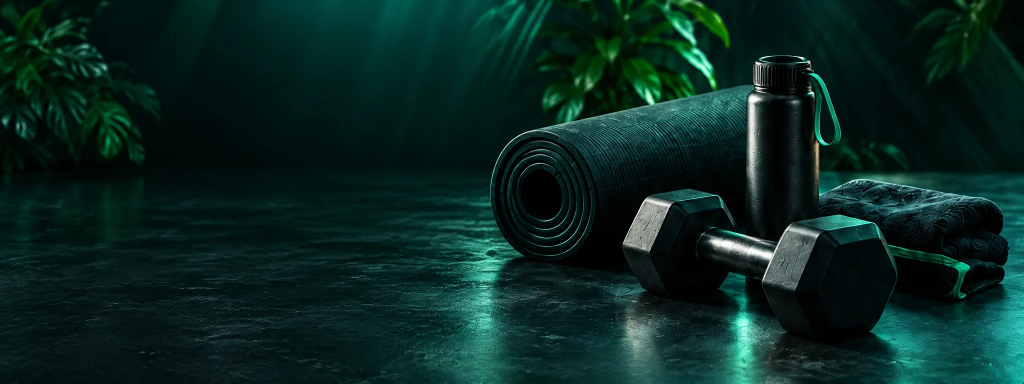
#> input picture assets/dashboard-hero-bg.webp, 2048 x 768 px (shown at 1/2 size)
$ python build_app_icons.py ../assets/dashboard-hero-bg.webp out.png
#> lines starting #> are read from the running program, lines starting #| are printed output that depends on the picture; after the words box and inside, x2 and y2 are one past the last pixel; in counts of white or black regions, pixels touching at a corner belong together
"""Aeltere Pillow-Fassung des Icon-Bauers (erzeugt noch das v2-Set).

Fuer das aktuelle G04Fit-Icon wird build_app_icons.cjs verwendet: gleiche
Aufgabe, aber ohne Pillow und damit ohne Python-Installation lauffaehig.
"""

from __future__ import annotations

import argparse
from pathlib import Path

from PIL import Image, ImageDraw, ImageFilter


def square_crop(image: Image.Image) -> Image.Image:
    width, height = image.size
#> width = 2048; height = 768
    edge = min(width, height)
#> edge = 768
    left = (width - edge) // 2
#> left = 640
    top = (height - edge) // 2
#> top = 0
    return image.crop((left, top, left + edge, top + edge)).convert("RGB")
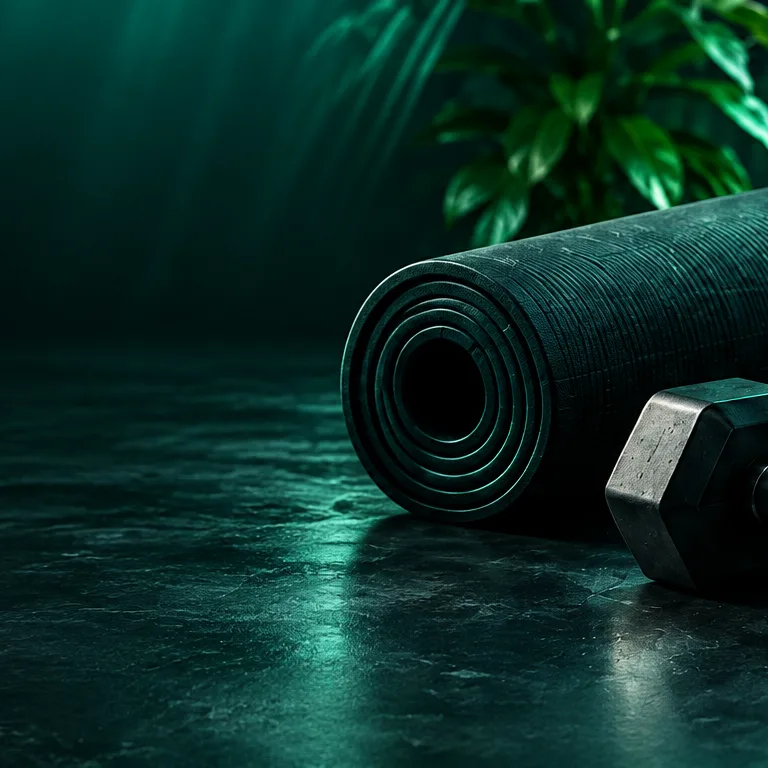
#> returned value: PIL image 768x768 RGB; mean R, G, B 10.9, 46, 39.2


def save_resized(master: Image.Image, path: Path, size: int) -> None:
#> called with size = 1024
    image = master.resize((size, size), Image.Resampling.LANCZOS)
    image.save(path, "PNG", optimize=True)


def main() -> None:
    parser = argparse.ArgumentParser()
    parser.add_argument("source", type=Path)
    parser.add_argument("output", type=Path)
    args = parser.parse_args()

    args.output.mkdir(parents=True, exist_ok=True)
    master = square_crop(Image.open(args.source))

    save_resized(master, args.output / "gofit-icon-master-v2.png", 1024)
    save_resized(master, args.output / "icon-v2-180.png", 180)
#> call 2 of save_resized, with size = 180
#> in save_resized (call 2), `image = master.resize((size, size), Image.Resampling.LANCZOS)`:
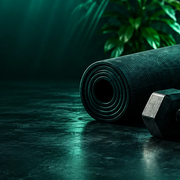
#> image: PIL image 180x180 RGB; mean R, G, B 10.9, 46, 39.2
    save_resized(master, args.output / "icon-v2-192.png", 192)
#> call 3 of save_resized, with size = 192
#> in save_resized (call 3), `image = master.resize((size, size), Image.Resampling.LANCZOS)`:
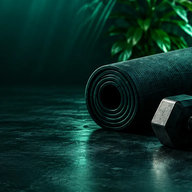
#> image: PIL image 192x192 RGB; mean R, G, B 10.9, 46.1, 39.2
    save_resized(master, args.output / "icon-v2-512.png", 512)

    # Android adaptive icons may crop the outer 20 percent. Keep the complete
    # dumbbell and PF emblem inside the central safe zone.
    foreground = master.resize((400, 400), Image.Resampling.LANCZOS)
    # Reuse an icon-free carbon patch so the safe margin retains the same
    # texture instead of looking like a second square around the artwork.
    maskable = master.crop((0, 0, 280, 280)).resize((512, 512), Image.Resampling.LANCZOS)
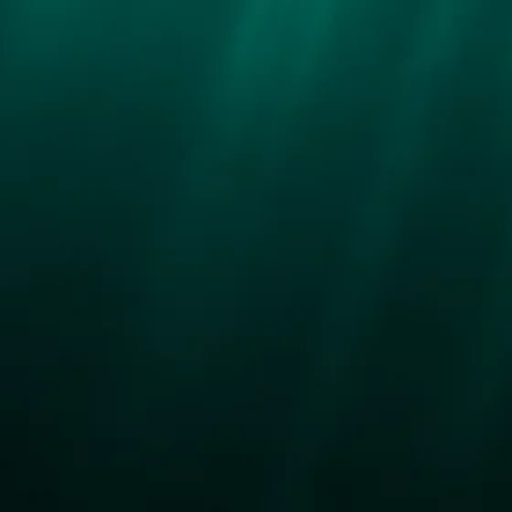
#> maskable: PIL image 512x512 RGB; mean R, G, B 0.5, 44, 39.1
    blend = Image.new("L", foreground.size, 0)
#> blend: PIL image 400x400 L; every value is 0
    ImageDraw.Draw(blend).rounded_rectangle((10, 10, 390, 390), radius=36, fill=255)
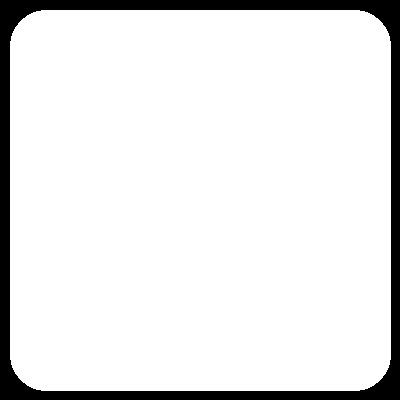
#> blend: PIL image 400x400 L; 90% white; 1 black region, box (x1, y1, x2, y2) and area: (0, 0, 400, 400) 15987
    blend = blend.filter(ImageFilter.GaussianBlur(18))
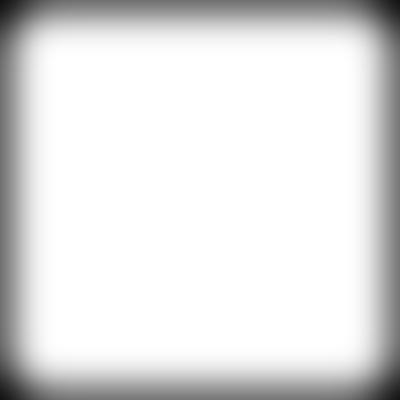
#> blend: PIL image 400x400 L; min 18, max 255, mean 224.8
    maskable.paste(foreground, ((512 - 400) // 2, (512 - 400) // 2), blend)
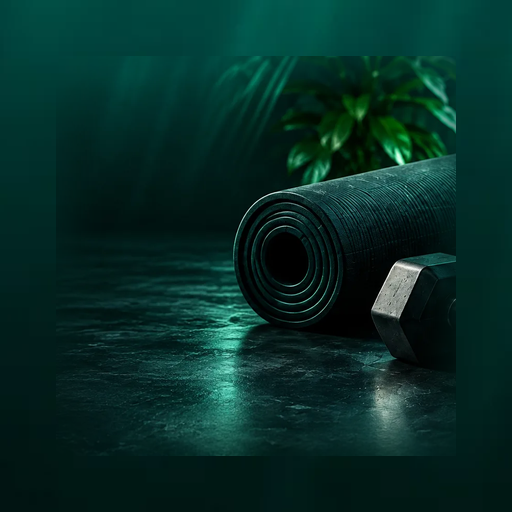
#> maskable: PIL image 512x512 RGB; mean R, G, B 6.3, 45.2, 39.2
    maskable.save(args.output / "icon-v2-maskable-512.png", "PNG", optimize=True)


if __name__ == "__main__":
    main()
